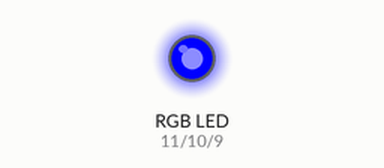
Recording of a sketch running on a simulated Arduino Uno, built with avr-gcc and run on an emulated ATmega328P. Shown: an RGB LED mixed from three pins (HIGH = lit).

Above: at 0.05 s.
At 1.9 s:
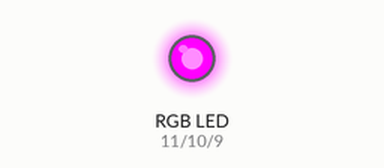
At 3.8 s:
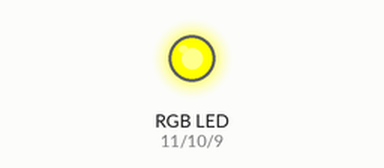
Timing chart, 0 to 8.9 s (numbered marks = the images above):
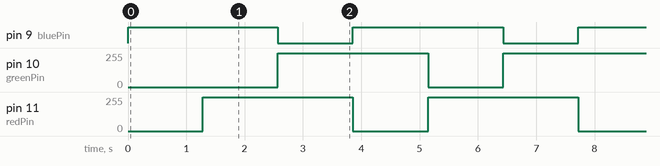

The sketch:

hamelion.ino
```cpp
/*
    Использование RGB светодиода, эффект хамелеона
 */
// Для управления цветом светодиода используем 3 ШИМ порта
int redPin = 11;
int greenPin = 10;
int bluePin = 9;

void setup(){
  // Инициализируем выходы для нашего RGB светодиода
  pinMode(redPin, OUTPUT);
  pinMode(greenPin, OUTPUT);
  pinMode(bluePin, OUTPUT);
}

void loop(){
  // Вызываем функцию установки цвета и в качестве параметров передаем номер пина.
  // Используем вызов 3 раза со сменой пинов, для перетекания из одного цвета в другой.
  setFadeColor(redPin,greenPin,bluePin);
  setFadeColor(greenPin,bluePin,redPin);
  setFadeColor(bluePin,redPin,greenPin);
}

// Функция, которая устанавливает для каждого пина(RGB канала)
// свой алгоритм изменения цвета
void setFadeColor(int cPin1,int cPin2,int cPin3){
  for(int i=0;i<=255;i++){
    analogWrite(cPin1, i);
    analogWrite(cPin2, 255-i);
    analogWrite(cPin3, 255);
    delay(5);
  }
}
```

Measured:
- by itself, pin 9 (bluePin): alternates HIGH for 2.6 s and LOW for 1.3 s
- by itself, pin 10 (greenPin), pin 11 (redPin): alternates 255/255 for 2.6 s and 0/255 for 1.3 s
